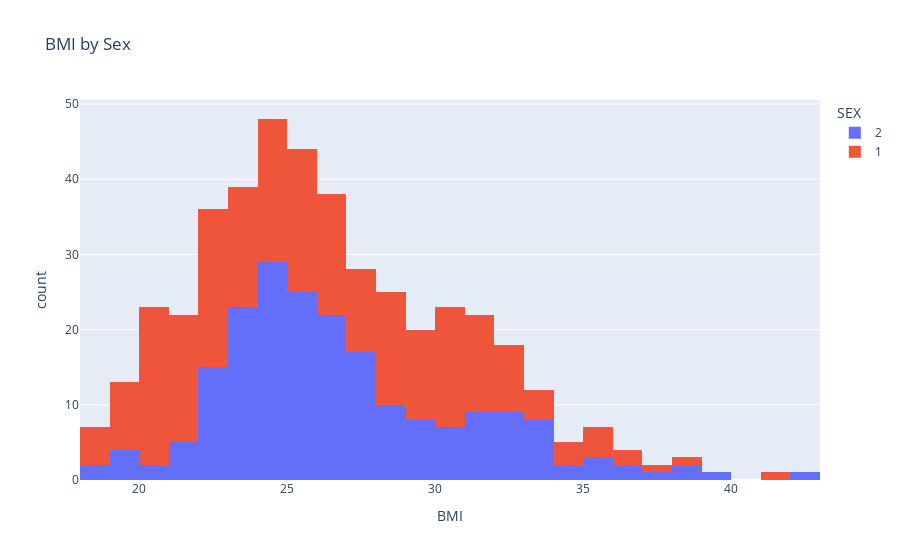

Notebook code cell kept with this figure:
### Markdown cell above
&#9989; **(6 pt):** Create a histogram for BMI distribution and have it seperated by sex. Make sure to include a title.

### Code cell
## put your code here
fig = px.histogram(ddf, x="BMI", color = 'SEX', title = "BMI by Sex")
fig.show()

### Figure 1 — Plotly figure (JSON) as saved in the notebook; plotly's stock layout.template omitted (floating-point values rounded to 4 significant figures; data arrays with more than 128 entries replaced by an {"elided": "..."} marker saying what was removed)
{"data": [{"alignmentgroup": "True", "bingroup": "x", "hovertemplate": "SEX=2<br>BMI=%{x}<br>count=%{y}<extra></extra>", "legendgroup": "2", "marker": {"color": "#636efa", "pattern": {"shape": ""}}, "name": "2", "offsetgroup": "2", "orientation": "v", "showlegend": true, "type": "histogram", "x": {"elided": "207 float values"}, "xaxis": "x", "yaxis": "y"}, {"alignmentgroup": "True", "bingroup": "x", "hovertemplate": "SEX=1<br>BMI=%{x}<br>count=%{y}<extra></extra>", "legendgroup": "1", "marker": {"color": "#EF553B", "pattern": {"shape": ""}}, "name": "1", "offsetgroup": "1", "orientation": "v", "showlegend": true, "type": "histogram", "x": {"elided": "235 float values"}, "xaxis": "x", "yaxis": "y"}], "layout": {"barmode": "relative", "legend": {"title": {"text": "SEX"}, "tracegroupgap": 0}, "title": {"text": "BMI by Sex"}, "xaxis": {"anchor": "y", "domain": [0, 1], "title": {"text": "BMI"}}, "yaxis": {"anchor": "x", "domain": [0, 1], "title": {"text": "count"}}}}
